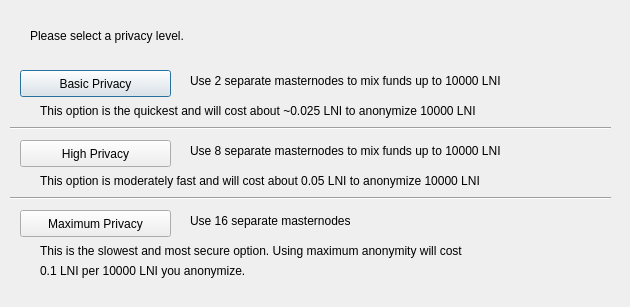
<?xml version="1.0" encoding="UTF-8"?>
<ui version="4.0">
 <class>mixTXConfig</class>
 <widget class="QDialog" name="mixTXConfig">
  <property name="geometry">
   <rect>
    <x>0</x>
    <y>0</y>
    <width>630</width>
    <height>307</height>
   </rect>
  </property>
  <property name="windowTitle">
   <string>Configure mixTX</string>
  </property>
  <widget class="QPushButton" name="buttonBasic">
   <property name="geometry">
    <rect>
     <x>20</x>
     <y>70</y>
     <width>151</width>
     <height>27</height>
    </rect>
   </property>
   <property name="text">
    <string>Basic Privacy</string>
   </property>
  </widget>
  <widget class="QPushButton" name="buttonHigh">
   <property name="geometry">
    <rect>
     <x>20</x>
     <y>140</y>
     <width>151</width>
     <height>27</height>
    </rect>
   </property>
   <property name="text">
    <string>High Privacy</string>
   </property>
  </widget>
  <widget class="QPushButton" name="buttonMax">
   <property name="geometry">
    <rect>
     <x>20</x>
     <y>210</y>
     <width>151</width>
     <height>27</height>
    </rect>
   </property>
   <property name="text">
    <string>Maximum Privacy</string>
   </property>
  </widget>
  <widget class="QLabel" name="label">
   <property name="geometry">
    <rect>
     <x>30</x>
     <y>20</y>
     <width>571</width>
     <height>31</height>
    </rect>
   </property>
   <property name="text">
    <string>Please select a privacy level.</string>
   </property>
  </widget>
  <widget class="QLabel" name="label_2">
   <property name="geometry">
    <rect>
     <x>190</x>
     <y>70</y>
     <width>421</width>
     <height>21</height>
    </rect>
   </property>
   <property name="text">
    <string>Use 2 separate masternodes to mix funds up to 10000 LNI</string>
   </property>
  </widget>
  <widget class="QLabel" name="label_3">
   <property name="geometry">
    <rect>
     <x>190</x>
     <y>140</y>
     <width>411</width>
     <height>21</height>
    </rect>
   </property>
   <property name="text">
    <string>Use 8 separate masternodes to mix funds up to 10000 LNI</string>
   </property>
  </widget>
  <widget class="QLabel" name="label_4">
   <property name="geometry">
    <rect>
     <x>190</x>
     <y>210</y>
     <width>421</width>
     <height>21</height>
    </rect>
   </property>
   <property name="text">
    <string>Use 16 separate masternodes</string>
   </property>
  </widget>
  <widget class="QLabel" name="label_6">
   <property name="geometry">
    <rect>
     <x>40</x>
     <y>100</y>
     <width>561</width>
     <height>21</height>
    </rect>
   </property>
   <property name="text">
    <string>This option is the quickest and will cost about ~0.025 LNI to anonymize 10000 LNI</string>
   </property>
  </widget>
  <widget class="QLabel" name="label_7">
   <property name="geometry">
    <rect>
     <x>40</x>
     <y>170</y>
     <width>561</width>
     <height>21</height>
    </rect>
   </property>
   <property name="text">
    <string>This option is moderately fast and will cost about 0.05 LNI to anonymize 10000 LNI</string>
   </property>
  </widget>
  <widget class="QLabel" name="label_8">
   <property name="geometry">
    <rect>
     <x>40</x>
     <y>240</y>
     <width>561</width>
     <height>21</height>
    </rect>
   </property>
   <property name="text">
    <string>This is the slowest and most secure option. Using maximum anonymity will cost</string>
   </property>
  </widget>
  <widget class="QLabel" name="label_9">
   <property name="geometry">
    <rect>
     <x>40</x>
     <y>260</y>
     <width>561</width>
     <height>21</height>
    </rect>
   </property>
   <property name="text">
    <string>0.1 LNI per 10000 LNI you anonymize.</string>
   </property>
  </widget>
  <widget class="Line" name="line">
   <property name="geometry">
    <rect>
     <x>10</x>
     <y>120</y>
     <width>601</width>
     <height>16</height>
    </rect>
   </property>
   <property name="orientation">
    <enum>Qt::Horizontal</enum>
   </property>
  </widget>
  <widget class="Line" name="line_2">
   <property name="geometry">
    <rect>
     <x>10</x>
     <y>190</y>
     <width>601</width>
     <height>16</height>
    </rect>
   </property>
   <property name="orientation">
    <enum>Qt::Horizontal</enum>
   </property>
  </widget>
 </widget>
 <resources/>
 <connections/>
</ui>
